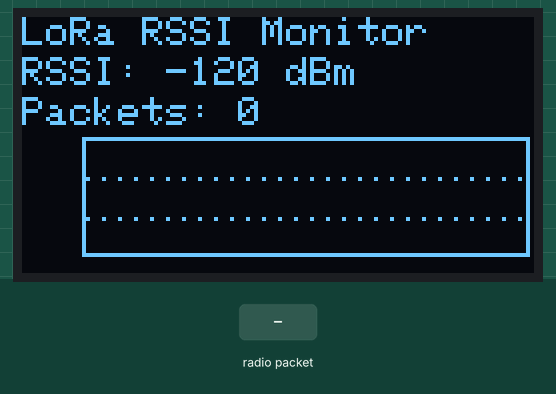
Bench run of a sketch on a simulated ESP32. Shown: 128×64 one-colour display. The inputs (shaded band) are chosen by the test bench. No radio packets arrive unless stated; what the sketch prints to the serial monitor is not drawn.

Above: at 1.8 s.
1.9 s: radio packet "1" arrives
At 3.0 s:
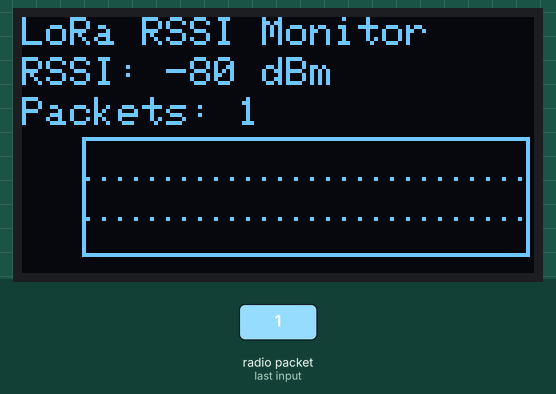
3.4 s: radio packet "0" arrives
At 4.1 s:
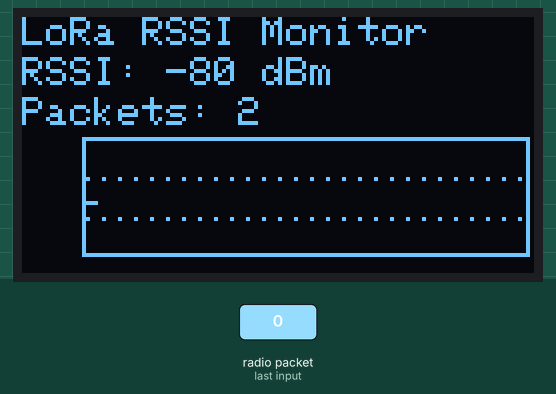
4.9 s: radio packet "2" arrives
Timing chart, 0 to 7.9 s (numbered marks = the images above; inputs shaded):
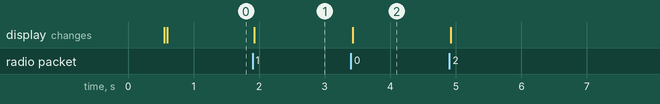

The sketch:

receiver.ino
```cpp
#include <SPI.h>
#include <LoRa.h>
#include <Wire.h>
#include <Adafruit_GFX.h>
#include <Adafruit_SH110X.h>

// LoRa pins
#define LORA_SS    5
#define LORA_RST   14
#define LORA_DIO0  26
#define LORA_FREQ  433E6

// OLED I2C pins
#define OLED_SDA   21
#define OLED_SCL   22

// 1.3-inch, 128x64 SH1106 OLED
Adafruit_SH1106G display(128, 64, &Wire, -1);

const int GRAPH_POINTS = 48;
int rssiHistory[GRAPH_POINTS];

int sampleCount = 0;
int writeIndex = 0;
unsigned long packetCount = 0;

int lastRSSI = -120;
String lastMessage = "Waiting for packets";

void addRSSI(int rssi) {
  rssiHistory[writeIndex] = rssi;
  writeIndex = (writeIndex + 1) % GRAPH_POINTS;

  if (sampleCount < GRAPH_POINTS) {
    sampleCount++;
  }
}

void drawRSSIGraph() {
  display.clearDisplay();
  display.setTextColor(SH110X_WHITE);

  // Header
  display.setTextSize(1);
  display.setCursor(0, 0);
  display.print("LoRa RSSI Monitor");

  // Current RSSI and packet count
  display.setCursor(0, 10);
  display.print("RSSI: ");
  display.print(lastRSSI);
  display.print(" dBm");

  display.setCursor(0, 20);
  display.print("Packets: ");
  display.print(packetCount);

  // Graph border
  const int gx = 15;
  const int gy = 30;
  const int gw = 112;
  const int gh = 30;

  display.drawRect(gx, gy, gw, gh, SH110X_WHITE);

  // Horizontal reference lines
  for (int i = 1; i <= 2; i++) {
    int y = gy + i * gh / 3;
    for (int x = gx + 1; x < gx + gw - 1; x += 4) {
      display.drawPixel(x, y, SH110X_WHITE);
    }
  }

  // Plot oldest to newest
  for (int i = 1; i < sampleCount; i++) {
    int idx1 = (writeIndex - sampleCount + i - 1
                + GRAPH_POINTS) % GRAPH_POINTS;
    int idx2 = (writeIndex - sampleCount + i
                + GRAPH_POINTS) % GRAPH_POINTS;

    // Fixed scale: -120 to -30 dBm
    float v1 = constrain(rssiHistory[idx1], -120, -30);
    float v2 = constrain(rssiHistory[idx2], -120, -30);

    int x1 = gx + 1 + (i - 1) * (gw - 3)
             / (GRAPH_POINTS - 1);
    int x2 = gx + 1 + i * (gw - 3)
             / (GRAPH_POINTS - 1);

    int y1 = gy + gh - 2 -
        (v1 + 120.0) / 90.0 * (gh - 3);
    int y2 = gy + gh - 2 -
        (v2 + 120.0) / 90.0 * (gh - 3);

    display.drawLine(x1, y1, x2, y2, SH110X_WHITE);
  }

  display.display();
}

void setup() {
  Serial.begin(115200);
  delay(500);

  // Initialize OLED
  Wire.begin(OLED_SDA, OLED_SCL);

  if (!display.begin(0x3C, true)) {
    Serial.println("OLED initialization failed!");
    while (true) delay(1000);
  }

  display.clearDisplay();
  display.setTextColor(SH110X_WHITE);
  display.setCursor(0, 20);
  display.println("Starting LoRa RX...");
  display.display();

  // Initialize LoRa
  LoRa.setPins(LORA_SS, LORA_RST, LORA_DIO0);

  if (!LoRa.begin(LORA_FREQ)) {
    Serial.println("LoRa initialization failed!");

    display.clearDisplay();
    display.setCursor(0, 20);
    display.println("LoRa FAILED!");
    display.display();

    while (true) delay(1000);
  }

  // Must match TX settings
  LoRa.setSyncWord(0x12);
  LoRa.setSpreadingFactor(7);
  LoRa.setSignalBandwidth(125E3);
  LoRa.setCodingRate4(5);
  LoRa.enableCrc();

  Serial.println("LoRa RX + RSSI graph ready");
  drawRSSIGraph();
}

void loop() {
  int packetSize = LoRa.parsePacket();

  if (packetSize > 0) {
    String message = "";

    while (LoRa.available()) {
      message += (char)LoRa.read();
    }

    lastMessage = message;
    lastRSSI = LoRa.packetRssi();
    packetCount++;

    addRSSI(lastRSSI);

    Serial.print("Message: ");
    Serial.print(lastMessage);
    Serial.print(" | RSSI: ");
    Serial.print(lastRSSI);
    Serial.println(" dBm");

    drawRSSIGraph();
  }
}
```

Measured:
- after the input at 1.9 s, the display: changes at once (image 1)
- after the input at 3.4 s, the display: changes at once (image 2)
